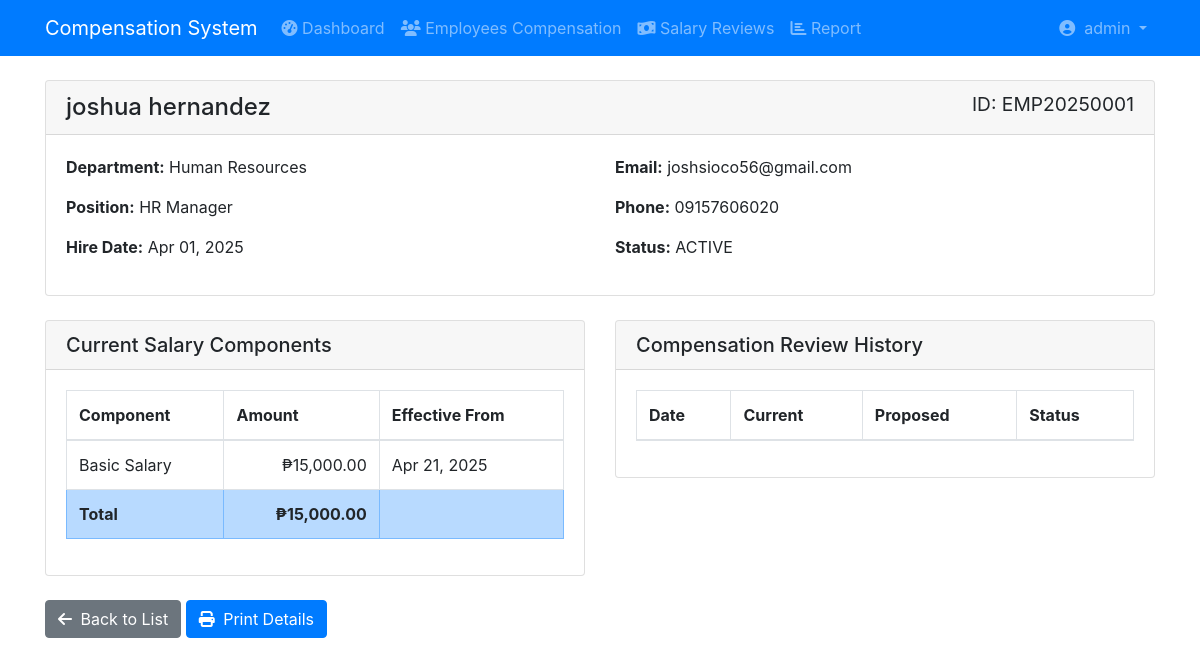
The app's page /compensation/view_compensation_details.php?employee_id=EMP20250001 (signed in) with its own data.
### tables this page shows
CREATE TABLE `users` (
  `user_id` int(11) NOT NULL,
  `username` varchar(50) NOT NULL,
  `password` varchar(255) NOT NULL,
  `email` varchar(100) NOT NULL,
  `first_name` varchar(50) NOT NULL,
  `last_name` varchar(50) NOT NULL,
  `role` enum('admin','manager','hr','accountant','employee') NOT NULL,
  `status` enum('active','inactive','suspended') NOT NULL DEFAULT 'active',
  `last_login` datetime DEFAULT NULL,
  `password_reset_token` varchar(100) DEFAULT NULL,
  `password_reset_expires` datetime DEFAULT NULL,
  `created_at` timestamp NOT NULL DEFAULT current_timestamp(),
  `updated_at` timestamp NOT NULL DEFAULT current_timestamp() ON UPDATE current_timestamp()
);

CREATE TABLE `employees` (
  `employee_id` varchar(20) NOT NULL,
  `first_name` varchar(50) DEFAULT NULL,
  `last_name` varchar(50) DEFAULT NULL,
  `email` varchar(100) DEFAULT NULL,
  `password` varchar(255) NOT NULL,
  `phone` varchar(20) DEFAULT NULL,
  `date_of_birth` date DEFAULT NULL,
  `gender` varchar(10) DEFAULT NULL,
  `nationality` varchar(50) DEFAULT NULL,
  `marital_status` varchar(20) DEFAULT NULL,
  `hire_date` date DEFAULT NULL,
  `employment_status` varchar(20) DEFAULT NULL,
  `department_id` int(11) DEFAULT NULL,
  `position_id` int(11) DEFAULT NULL,
  `manager_id` varchar(20) DEFAULT NULL,
  `last_login` datetime DEFAULT NULL,
  `created_at` timestamp NOT NULL DEFAULT current_timestamp(),
  `updated_at` timestamp NOT NULL DEFAULT current_timestamp()
);

CREATE TABLE `departments` (
  `department_id` int(11) NOT NULL,
  `department_name` varchar(100) DEFAULT NULL,
  `department_head_id` varchar(20) DEFAULT NULL,
  `parent_department_id` int(11) DEFAULT NULL,
  `created_at` timestamp NOT NULL DEFAULT current_timestamp()
);

CREATE TABLE `positions` (
  `position_id` int(11) NOT NULL,
  `position_title` varchar(100) DEFAULT NULL,
  `job_grade` varchar(20) DEFAULT NULL,
  `job_family` varchar(50) DEFAULT NULL,
  `created_at` timestamp NOT NULL DEFAULT current_timestamp()
);

CREATE TABLE `employee_salary` (
  `employee_id` varchar(20) NOT NULL,
  `component_id` int(11) NOT NULL,
  `amount` decimal(10,2) DEFAULT NULL,
  `effective_from` date NOT NULL,
  `effective_to` date DEFAULT NULL
);

CREATE TABLE `salary_components` (
  `component_id` int(11) NOT NULL,
  `component_name` varchar(100) DEFAULT NULL,
  `component_type` varchar(20) DEFAULT NULL,
  `is_taxable` bit(1) DEFAULT NULL
);

### compensation/classes/CompensationManager.php (called while the page is built, shortened)
<?php
class CompensationManager {
    private $conn;
    public function __construct($conn) {
        $this->conn = $conn;
    }
    public function getEmployeeSalary($employeeId) {
        $sql = "SELECT es.*, sc.component_name, sc.component_type
                FROM employee_salary es
                JOIN salary_components sc ON es.component_id = sc.component_id
                WHERE es.employee_id = ? AND (es.effective_to IS NULL OR es.effective_to >= CURDATE())";
        $stmt = $this->conn->prepare($sql);
        $stmt->bind_param("s", $employeeId);
        $stmt->execute();
        return $stmt->get_result()->fetch_all(MYSQLI_ASSOC);
    }
}
?>

### compensation/view_compensation_details.php (the view, shortened to what this page needs)
<?php
require_once 'config/database.php';
require_once 'classes/CompensationManager.php';
$compManager = new CompensationManager($conn);
$employeeId = $_GET['employee_id'];
$stmt = $conn->prepare("
    SELECT e.*, d.department_name, p.position_title
    FROM employees e
    LEFT JOIN departments d ON e.department_id = d.department_id
    LEFT JOIN positions p ON e.position_id = p.position_id
    WHERE e.employee_id = ?
");
$stmt->bind_param("s", $employeeId);
$stmt->execute();
$employee = $stmt->get_result()->fetch_assoc();
$salaryComponents = $compManager->getEmployeeSalary($employeeId);
?>
<!DOCTYPE html>
<html>
<head>
    <link rel="stylesheet" href="https://stackpath.bootstrapcdn.com/bootstrap/4.5.2/css/bootstrap.min.css">
    <link rel="stylesheet" href="https://cdn.datatables.net/1.10.22/css/dataTables.bootstrap4.min.css">
    <link rel="stylesheet" href="https://stackpath.bootstrapcdn.com/bootstrap/4.5.2/css/bootstrap.min.css">
    <link rel="stylesheet" href="https://cdnjs.cloudflare.com/ajax/libs/font-awesome/5.15.4/css/all.min.css">
</head>
<body>
    <?php require_once 'includes/navbar.php';?>
    <div class="container mt-4">
        <div class="row">
            <div class="col-md-12 mb-4">
                <div class="card">
                    <div class="card-header">
                        <h4 class="mb-0">
                            <?php echo htmlspecialchars($employee['first_name'] . ' ' . $employee['last_name']); ?>
                            <small class="float-right">ID: <?php echo htmlspecialchars($employee['employee_id']); ?></small>
                        </h4>
                    </div>
                    <div class="card-body">
                        <div class="row">
                            <div class="col-md-6">
                                <p><strong>Department:</strong> <?php echo htmlspecialchars($employee['department_name']); ?></p>
                                <p><strong>Position:</strong> <?php echo htmlspecialchars($employee['position_title']); ?></p>
                                <p><strong>Hire Date:</strong> <?php echo date('M d, Y', strtotime($employee['hire_date'])); ?></p>
                            </div>
                            <div class="col-md-6">
                                <p><strong>Email:</strong> <?php echo htmlspecialchars($employee['email']); ?></p>
                                <p><strong>Phone:</strong> <?php echo htmlspecialchars($employee['phone']); ?></p>
                                <p><strong>Status:</strong> <?php echo htmlspecialchars($employee['employment_status']); ?></p>
                            </div>
                        </div>
                    </div>
                </div>
            </div>
            <div class="col-md-6">
                <div class="card">
                    <div class="card-header">
                        <h5 class="mb-0">Current Salary Components</h5>
                    </div>
                    <div class="card-body">
                        <table class="table table-bordered">
                            <thead>
                                <tr>
                                    <th>Component</th>
                                    <th>Amount</th>
                                    <th>Effective From</th>
                                </tr>
                            </thead>
                            <tbody>
                                <?php
                                $totalSalary = 0;
                                foreach ($salaryComponents as $component):
                                    $totalSalary += $component['amount'];
                                ?>
                                    <tr>
                                        <td><?php echo htmlspecialchars($component['component_name']); ?></td>
                                        <td class="text-right">₱<?php echo number_format($component['amount'], 2); ?></td>
                                        <td><?php echo date('M d, Y', strtotime($component['effective_from'])); ?></td>
                                    </tr>
                                <?php endforeach; ?>
                                <tr class="table-primary">
                                    <td><strong>Total</strong></td>
                                    <td class="text-right"><strong>₱<?php echo number_format($totalSalary, 2); ?></strong></td>
                                    <td></td>
                                </tr>
                            </tbody>
                        </table>
                    </div>
                </div>
            </div>
            <div class="col-md-6">
                <div class="card">
                    <div class="card-header">
                        <h5 class="mb-0">Compensation Review History</h5>
                    </div>
                    <div class="card-body">
                        <div class="table-responsive">
                            <table class="table table-bordered">
                                <thead>
                                    <tr>
                                        <th>Date</th>
                                        <th>Current</th>
                                        <th>Proposed</th>
                                        <th>Status</th>
                                    </tr>
                                </thead>
                            </table>
                        </div>
                    </div>
                </div>
            </div>
        </div>
        <div class="mt-4">
            <div class="print-actions">
                <a href="view_compensation.php" class="btn btn-secondary">
                    <i class="fas fa-arrow-left mr-1"></i> Back to List
                </a>
                <button class="btn btn-primary" onclick="handlePrint()">
                    <i class="fas fa-print mr-1"></i> Print Details
                </button>
            </div>
        </div>
    </div>
</body>
</html>

### compensation/includes/navbar.php (shortened to what this page needs)
<?php
$user_id = $_SESSION['user_id'];
$query = "SELECT first_name, last_name, role, username FROM users WHERE user_id = ?";
$stmt = $conn->prepare($query);
$stmt->bind_param('i', $user_id);
$stmt->execute();
$user = $stmt->get_result()->fetch_assoc();
?>
<nav class="navbar navbar-expand-lg navbar-dark bg-primary">
    <div class="container">
        <a class="navbar-brand" href="index.php">
            Compensation System
        </a>
        <div class="collapse navbar-collapse" id="navbarNav">
            <ul class="navbar-nav mr-auto">
                <li class="nav-item">
                    <a class="nav-link" href="index.php">
                        <i class="fas fa-tachometer-alt"></i> Dashboard
                    </a>
                </li>
                <?php if (in_array($user['role'], ['admin', 'hr'])): ?>
                <li class="nav-item">
                    <a class="nav-link" href="view_compensation.php">
                        <i class="fas fa-users"></i> Employees Compensation
                    </a>
                </li>
                <?php endif; ?>
                <?php if (in_array($user['role'], ['admin', 'accountant'])): ?>
                <li class="nav-item">
                    <a class="nav-link" href="manage_review.php">
                        <i class="fas fa-money-bill-wave"></i> Salary Reviews
                    </a>
                </li>
                <?php endif; ?>
                <?php if (in_array($user['role'], ['admin', 'accountant'])): ?>
                <li class="nav-item">
                    <a class="nav-link" href="report.php">
                        <i class="fas fa-chart-bar"></i> Report
                    </a>
                </li>
                <?php endif; ?>
            </ul>
            <ul class="navbar-nav">
                <li class="nav-item dropdown">
                    <a class="nav-link dropdown-toggle" href="#" data-toggle="dropdown">
                        <i class="fas fa-user-circle"></i>&nbsp;
                        <?php echo $user['username']; ?>
                    </a>
                </li>
            </ul>
        </div>
    </div>
</nav>

### records on screen
users: username "admin"
employees: first_name+last_name "joshua hernandez", employee_id "EMP20250001", department.department_name "Human Resources", position.position_title "HR Manager", hire_date "Apr 01, 2025", email "joshsioco56@gmail.com", phone "09157606020", employment_status "ACTIVE"
employee_salary: component.component_name "Basic Salary", amount "15,000.00", effective_from "Apr 21, 2025"

### other values on screen
$totalSalary "15,000.00"
